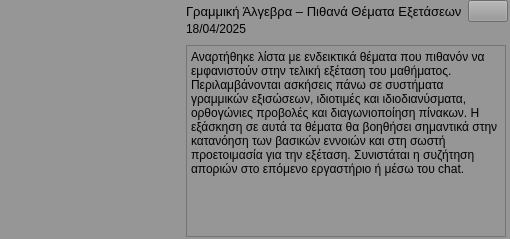
                      <widget class="QWidget" name="widget_35" native="true">
                       <property name="minimumSize">
                        <size>
                         <width>0</width>
                         <height>0</height>
                        </size>
                       </property>
                       <property name="maximumSize">
                        <size>
                         <width>16777215</width>
                         <height>16777215</height>
                        </size>
                       </property>
                       <property name="styleSheet">
                        <string notr="true">background-color: rgb(150, 150, 150);</string>
                       </property>
                       <layout class="QHBoxLayout" name="horizontalLayout_14">
                        <property name="spacing">
                         <number>7</number>
                        </property>
                        <property name="leftMargin">
                         <number>0</number>
                        </property>
                        <property name="topMargin">
                         <number>0</number>
                        </property>
                        <property name="rightMargin">
                         <number>0</number>
                        </property>
                        <property name="bottomMargin">
                         <number>0</number>
                        </property>
                        <item alignment="Qt::AlignLeft">
                         <widget class="QWidget" name="widget_36" native="true">
                          <layout class="QVBoxLayout" name="verticalLayout_31">
                           <property name="leftMargin">
                            <number>0</number>
                           </property>
                           <property name="topMargin">
                            <number>0</number>
                           </property>
                           <property name="rightMargin">
                            <number>0</number>
                           </property>
                           <property name="bottomMargin">
                            <number>0</number>
                           </property>
                           <item>
                            <widget class="QLabel" name="label_31">
                             <property name="minimumSize">
                              <size>
                               <width>170</width>
                               <height>100</height>
                              </size>
                             </property>
                             <property name="whatsThis">
                              <string>&lt;html&gt;&lt;head/&gt;&lt;body&gt;&lt;p&gt;&lt;img src=&quot;:/material_design/icons/material_design/unsplash_IyaNci0CyRk.png&quot;/&gt;&lt;/p&gt;&lt;/body&gt;&lt;/html&gt;</string>
                             </property>
                             <property name="styleSheet">
                              <string notr="true"/>
                             </property>
                             <property name="text">
                              <string/>
                             </property>
                             <property name="alignment">
                              <set>Qt::AlignCenter</set>
                             </property>
                            </widget>
                           </item>
                          </layout>
                         </widget>
                        </item>
                        <item>
                         <widget class="QWidget" name="widget_37" native="true">
                          <property name="minimumSize">
                           <size>
                            <width>0</width>
                            <height>0</height>
                           </size>
                          </property>
                          <layout class="QVBoxLayout" name="verticalLayout_32">
                           <property name="spacing">
                            <number>0</number>
                           </property>
                           <property name="topMargin">
                            <number>0</number>
                           </property>
                           <property name="rightMargin">
                            <number>2</number>
                           </property>
                           <property name="bottomMargin">
                            <number>0</number>
                           </property>
                           <item alignment="Qt::AlignTop">
                            <widget class="QWidget" name="widget_38" native="true">
                             <layout class="QGridLayout" name="gridLayout_7">
                              <property name="leftMargin">
                               <number>0</number>
                              </property>
                              <property name="topMargin">
                               <number>0</number>
                              </property>
                              <property name="rightMargin">
                               <number>0</number>
                              </property>
                              <property name="verticalSpacing">
                               <number>0</number>
                              </property>
                              <item row="1" column="0">
                               <widget class="QLabel" name="label_32">
                                <property name="text">
                                 <string>18/04/2025</string>
                                </property>
                               </widget>
                              </item>
                              <item row="0" column="2">
                               <widget class="QPushButton" name="pushButton_14">
                                <property name="sizePolicy">
                                 <sizepolicy hsizetype="Fixed" vsizetype="Fixed">
                                  <horstretch>0</horstretch>
                                  <verstretch>0</verstretch>
                                 </sizepolicy>
                                </property>
                                <property name="text">
                                 <string/>
                                </property>
                                <property name="icon">
                                 <iconset resource="../Qss/icons/_icons.qrc">
                                  <normaloff>:/feather/icons/feather/arrow-right.png</normaloff>:/feather/icons/feather/arrow-right.png</iconset>
                                </property>
                                <property name="autoDefault">
                                 <bool>false</bool>
                                </property>
                               </widget>
                              </item>
                              <item row="0" column="0" colspan="2">
                               <widget class="QLabel" name="label_33">
                                <property name="font">
                                 <font>
                                  <pointsize>10</pointsize>
                                  <italic>false</italic>
                                  <bold>false</bold>
                                  <underline>false</underline>
                                  <strikeout>false</strikeout>
                                  <kerning>true</kerning>
                                 </font>
                                </property>
                                <property name="text">
                                 <string>Γραμμική Άλγεβρα – Πιθανά Θέματα Εξετάσεων</string>
                                </property>
                                <property name="textFormat">
                                 <enum>Qt::AutoText</enum>
                                </property>
                                <property name="scaledContents">
                                 <bool>false</bool>
                                </property>
                                <property name="wordWrap">
                                 <bool>false</bool>
                                </property>
                               </widget>
                              </item>
                             </layout>
                            </widget>
                           </item>
                           <item>
                            <widget class="QWidget" name="widget_39" native="true">
                             <layout class="QVBoxLayout" name="verticalLayout_33">
                              <property name="spacing">
                               <number>0</number>
                              </property>
                              <property name="leftMargin">
                               <number>0</number>
                              </property>
                              <property name="topMargin">
                               <number>0</number>
                              </property>
                              <property name="rightMargin">
                               <number>2</number>
                              </property>
                              <property name="bottomMargin">
                               <number>2</number>
                              </property>
                              <item>
                               <widget class="QTextBrowser" name="textBrowser_7">
                                <property name="html">
                                 <string>&lt;!DOCTYPE HTML PUBLIC &quot;-//W3C//DTD HTML 4.0//EN&quot; &quot;http://www.w3.org/TR/REC-html40/strict.dtd&quot;&gt;
&lt;html&gt;&lt;head&gt;&lt;meta name=&quot;qrichtext&quot; content=&quot;1&quot; /&gt;&lt;meta charset=&quot;utf-8&quot; /&gt;&lt;style type=&quot;text/css&quot;&gt;
p, li { white-space: pre-wrap; }
hr { height: 1px; border-width: 0; }
li.unchecked::marker { content: &quot;\2610&quot;; }
li.checked::marker { content: &quot;\2612&quot;; }
&lt;/style&gt;&lt;/head&gt;&lt;body style=&quot; font-family:'Sans Serif'; font-size:9pt; font-weight:400; font-style:normal;&quot;&gt;
&lt;p style=&quot; margin-top:0px; margin-bottom:0px; margin-left:0px; margin-right:0px; -qt-block-indent:0; text-indent:0px;&quot;&gt;&lt;span style=&quot; font-family:'MS Shell Dlg 2';&quot;&gt;Αναρτήθηκε λίστα με ενδεικτικά θέματα που πιθανόν να εμφανιστούν στην τελική εξέταση του μαθήματος. Περιλαμβάνονται ασκήσεις πάνω σε συστήματα γραμμικών εξισώσεων, ιδιοτιμές και ιδιοδιανύσματα, ορθογώνιες προβολές και διαγωνιοποίηση πίνακων. Η εξάσκηση σε αυτά τα θέματα θα βοηθήσει σημαντικά στην κατανόηση των βασικών εννοιών και στη σωστή προετοιμασία για την εξέταση. Συνιστάται η συζήτηση αποριών στο επόμενο εργαστήριο ή μέσω του chat.&lt;/span&gt;&lt;/p&gt;&lt;/body&gt;&lt;/html&gt;</string>
                                </property>
                               </widget>
                              </item>
                             </layout>
                            </widget>
                           </item>
                          </layout>
                         </widget>
                        </item>
                       </layout>
                      </widget>
